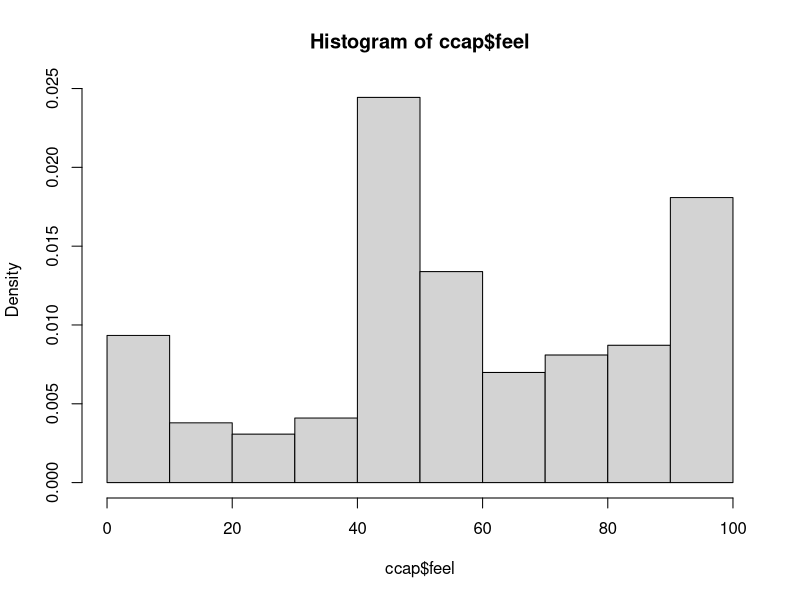
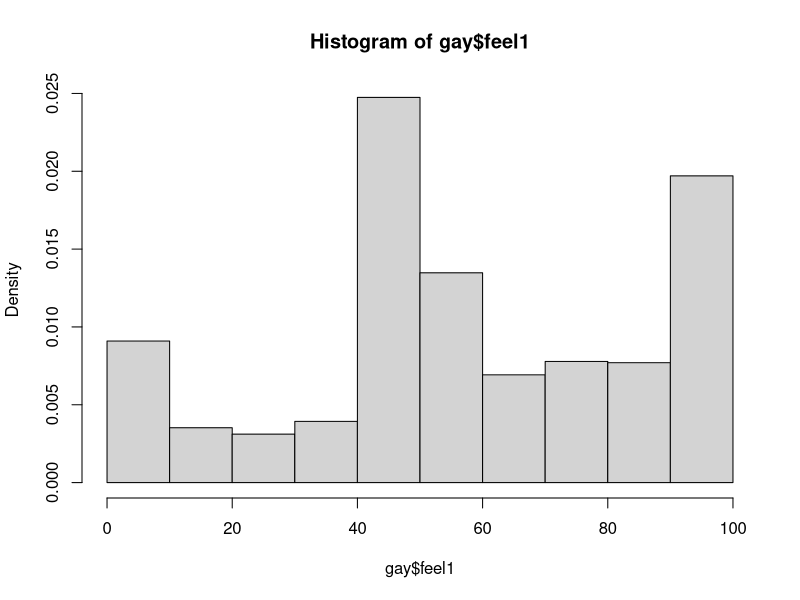
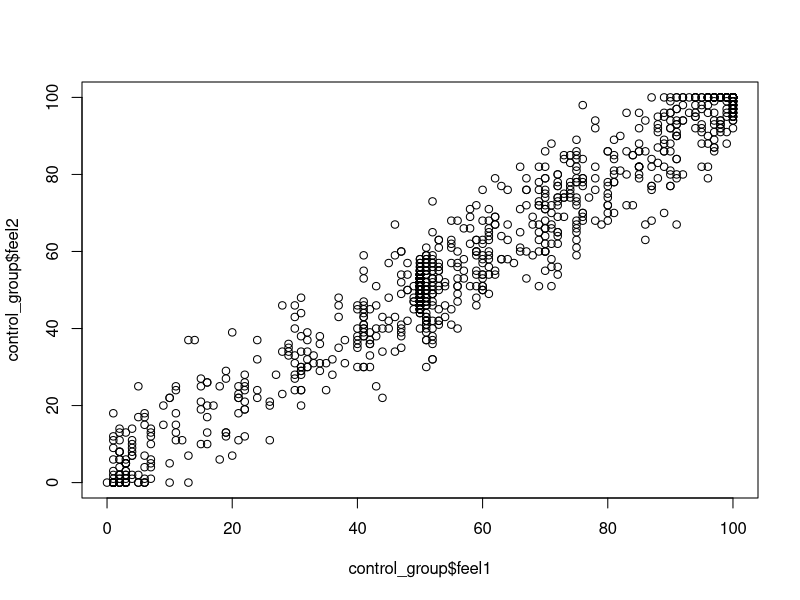
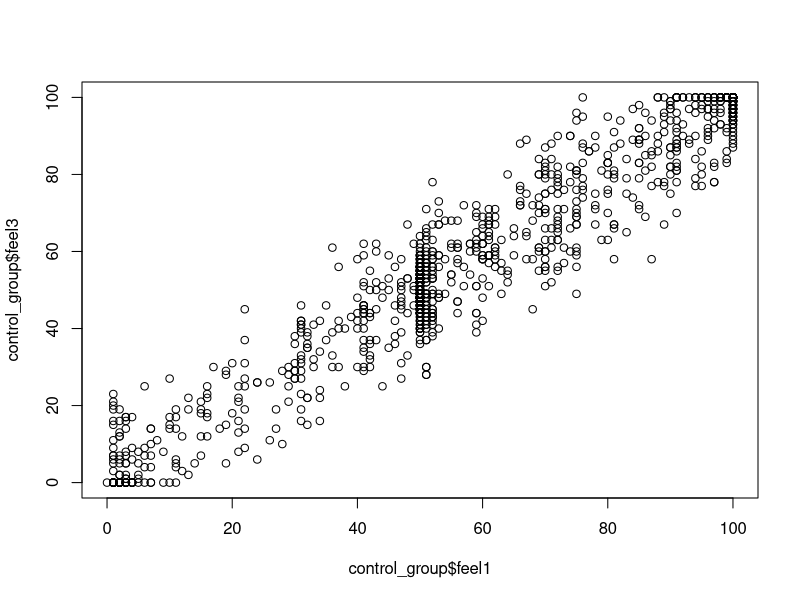
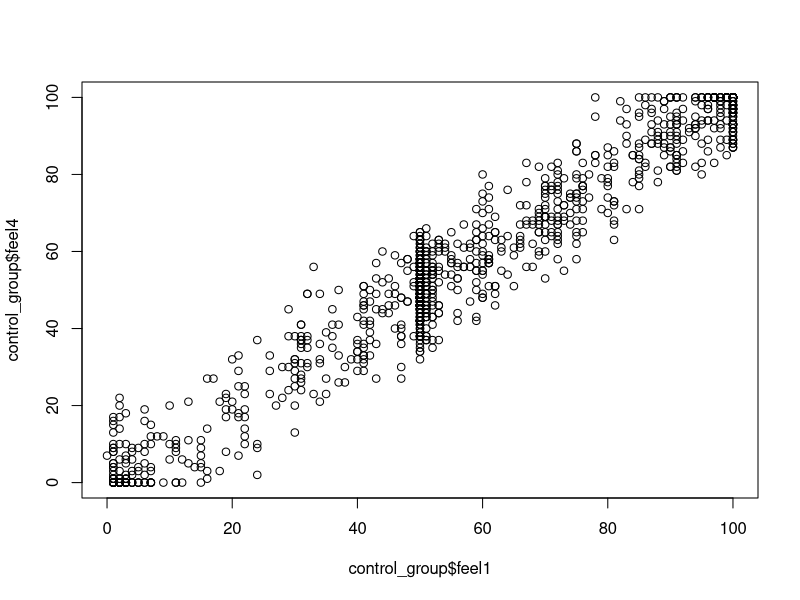

The R source for these figures, in order:
## ---- chunk 1

ccap <- read.csv("CCAP.csv")
View(ccap)


gay <- read.csv("gay.csv")
View(gay)

head(ccap, n=4)
head(gay, n=4)

dim(gay)
dim(ccap)

## ---- chunk 2
hist(ccap$feel,freq = F, breaks = 10)

hist(gay$feel1,freq = F, breaks = 10)


## ---- chunk 3
summary(ccap$feel)
sd(ccap$feel)

summary(gay$feel1)
sd(gay$feel1)
## ---- chunk 4

## ---- chunk 5
control_group <- gay[gay$treatment== "No Contact",]
plot(x=control_group$feel1, y=control_group$feel2)
plot(x=control_group$feel1, y=control_group$feel3)
plot(x=control_group$feel1, y=control_group$feel4)
## ---- chunk 6
cor(control_group$feel1, control_group$feel2, use = "complete.obs")
cor(control_group$feel1, control_group$feel3, use = "complete.obs")
cor(control_group$feel1, control_group$feel4, use = "complete.obs")

